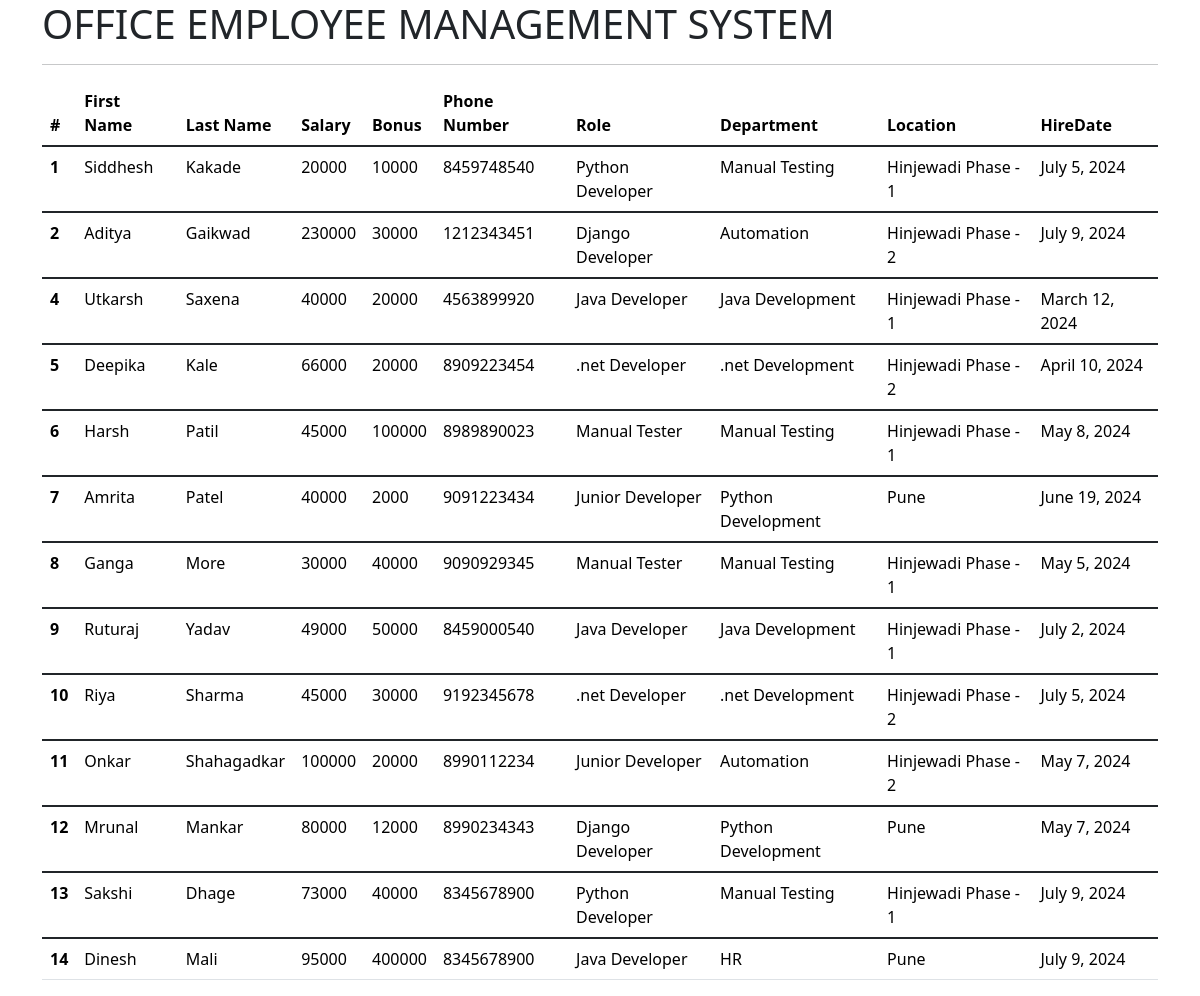
The app's page /all_emp with its own data.
### emp_app/models.py (models this page shows, shortened)
class Emoloyee(models.Model):
    first_name = models.CharField(max_length=100, null= False)
    last_name = models.CharField(max_length=100)
    dept = models.ForeignKey(Department, on_delete=models.CASCADE)
    salary = models.IntegerField(default=0)
    bonus = models.IntegerField(default=0)
    role = models.ForeignKey(Role, on_delete=models.CASCADE)
    phone = models.IntegerField()
    hire_date = models.DateField()
    def __str__(self):
        return " %s %s %s " %(self.first_name, self.last_name, self.phone)

class Role(models.Model):
    name = models.CharField(max_length=100, null=False)

class Department(models.Model):
    name = models.CharField(max_length=100, null=False)
    location = models.CharField(max_length=100)

### emp_app/views.py (the view)
# urls.py: path('all_emp', views.all_emp, name='all_emp'),
def all_emp(request):
    emps = Emoloyee.objects.all()
    context = {
        'emps': emps
    }
    print(context)
    return render(request, "all_emp.html", context)

### emp_app/templates/all_emp.html (shortened to what this page needs)
<!DOCTYPE html>
<html lang="en">
<head>
    <link href="https://cdn.jsdelivr.net/npm/bootstrap@5.3.3/dist/css/bootstrap.min.css" rel="stylesheet">
  </head>
<body>
    <div class="container">
      <h1>OFFICE EMPLOYEE MANAGEMENT SYSTEM</h1>
      <hr>
<table class="table">
  <thead>
    <tr>
      <th scope="col">#</th>
      <th scope="col">First Name</th>
      <th scope="col">Last Name</th>
      <th scope="col">Salary</th>
      <th scope="col">Bonus</th>
      <th scope="col">Phone Number</th>
      <th scope="col">Role </th>
      <th scope="col">Department</th>
      <th scope="col">Location</th>
      <th scope="col">HireDate</th>
    </tr>
  </thead>
  {% for emp in emps %}
  <tbody class="table-group-divider">
    <tr>
      <th scope="row">{{emp.id}}</th>
      <td>{{emp.first_name}}</td>
      <td>{{emp.last_name}}</td>
      <td>{{emp.salary}}</td>
      <td>{{emp.bonus}}</td>
      <td>{{emp.phone}}</td>
      <td>{{emp.role.name}}</td>
      <td>{{emp.dept.name}}</td>
      <td>{{emp.dept.location}}</td>
      <td>{{emp.hire_date}}</td>
    </tr>
  </tbody>
  {% endfor %}
</table>
    </div>
</html>

### records on screen
Emoloyee: id "1", first_name "Siddhesh", last_name "Kakade", salary "20000", bonus "10000", phone "8459748540", role.name "Python Developer", dept.name "Manual Testing", dept.location "Hinjewadi Phase - 1", hire_date "July 5, 2024"
Emoloyee: id "2", first_name "Aditya", last_name "Gaikwad", salary "230000", bonus "30000", phone "1212343451", role.name "Django Developer", dept.name "Automation", dept.location "Hinjewadi Phase - 2", hire_date "July 9, 2024"
Emoloyee: id "4", first_name "Utkarsh", last_name "Saxena", salary "40000", bonus "20000", phone "4563899920", role.name "Java Developer", dept.name "Java Development", dept.location "Hinjewadi Phase - 1", hire_date "March 12, 2024"
Emoloyee: id "5", first_name "Deepika", last_name "Kale", salary "66000", bonus "20000", phone "8909223454", role.name ".net Developer", dept.name ".net Development", dept.location "Hinjewadi Phase - 2", hire_date "April 10, 2024"
Emoloyee: id "6", first_name "Harsh", last_name "Patil", salary "45000", bonus "100000", phone "8989890023", role.name "Manual Tester", dept.name "Manual Testing", dept.location "Hinjewadi Phase - 1", hire_date "May 8, 2024"
Emoloyee: id "7", first_name "Amrita", last_name "Patel", salary "40000", bonus "2000", phone "9091223434", role.name "Junior Developer", dept.name "Python Development", dept.location "Pune", hire_date "June 19, 2024"
Emoloyee: id "8", first_name "Ganga", last_name "More", salary "30000", bonus "40000", phone "9090929345", role.name "Manual Tester", dept.name "Manual Testing", dept.location "Hinjewadi Phase - 1", hire_date "May 5, 2024"
Emoloyee: id "9", first_name "Ruturaj", last_name "Yadav", salary "49000", bonus "50000", phone "8459000540", role.name "Java Developer", dept.name "Java Development", dept.location "Hinjewadi Phase - 1", hire_date "July 2, 2024"
Emoloyee: id "10", first_name "Riya", last_name "Sharma", salary "45000", bonus "30000", phone "9192345678", role.name ".net Developer", dept.name ".net Development", dept.location "Hinjewadi Phase - 2", hire_date "July 5, 2024"
Emoloyee: id "11", first_name "Onkar", last_name "Shahagadkar", salary "100000", bonus "20000", phone "8990112234", role.name "Junior Developer", dept.name "Automation", dept.location "Hinjewadi Phase - 2", hire_date "May 7, 2024"
Emoloyee: id "12", first_name "Mrunal", last_name "Mankar", salary "80000", bonus "12000", phone "8990234343", role.name "Django Developer", dept.name "Python Development", dept.location "Pune", hire_date "May 7, 2024"
Emoloyee: id "13", first_name "Sakshi", last_name "Dhage", salary "73000", bonus "40000", phone "8345678900", role.name "Python Developer", dept.name "Manual Testing", dept.location "Hinjewadi Phase - 1", hire_date "July 9, 2024"
Emoloyee: id "14", first_name "Dinesh", last_name "Mali", salary "95000", bonus "400000", phone "8345678900", role.name "Java Developer", dept.name "HR", dept.location "Pune", hire_date "July 9, 2024"
